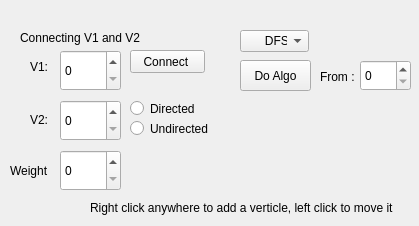
<?xml version="1.0" encoding="UTF-8"?>
<ui version="4.0">
 <class>Form</class>
 <widget class="QWidget" name="Form">
  <property name="geometry">
   <rect>
    <x>0</x>
    <y>0</y>
    <width>419</width>
    <height>226</height>
   </rect>
  </property>
  <property name="windowTitle">
   <string>Form</string>
  </property>
  <widget class="QSpinBox" name="V1">
   <property name="geometry">
    <rect>
     <x>60</x>
     <y>50</y>
     <width>61</width>
     <height>41</height>
    </rect>
   </property>
  </widget>
  <widget class="QSpinBox" name="V2">
   <property name="geometry">
    <rect>
     <x>60</x>
     <y>100</y>
     <width>61</width>
     <height>41</height>
    </rect>
   </property>
  </widget>
  <widget class="QPushButton" name="addEdge">
   <property name="geometry">
    <rect>
     <x>130</x>
     <y>50</y>
     <width>75</width>
     <height>23</height>
    </rect>
   </property>
   <property name="text">
    <string>Connect </string>
   </property>
  </widget>
  <widget class="QLabel" name="label">
   <property name="geometry">
    <rect>
     <x>30</x>
     <y>60</y>
     <width>47</width>
     <height>13</height>
    </rect>
   </property>
   <property name="text">
    <string>V1:</string>
   </property>
  </widget>
  <widget class="QLabel" name="label_2">
   <property name="geometry">
    <rect>
     <x>30</x>
     <y>110</y>
     <width>47</width>
     <height>20</height>
    </rect>
   </property>
   <property name="text">
    <string>V2:</string>
   </property>
  </widget>
  <widget class="QSpinBox" name="weight">
   <property name="geometry">
    <rect>
     <x>60</x>
     <y>150</y>
     <width>61</width>
     <height>41</height>
    </rect>
   </property>
  </widget>
  <widget class="QLabel" name="label_3">
   <property name="geometry">
    <rect>
     <x>10</x>
     <y>160</y>
     <width>41</width>
     <height>21</height>
    </rect>
   </property>
   <property name="text">
    <string>Weight  :</string>
   </property>
  </widget>
  <widget class="QSpinBox" name="fromver">
   <property name="geometry">
    <rect>
     <x>360</x>
     <y>60</y>
     <width>51</width>
     <height>31</height>
    </rect>
   </property>
  </widget>
  <widget class="QLabel" name="label_4">
   <property name="geometry">
    <rect>
     <x>320</x>
     <y>70</y>
     <width>47</width>
     <height>13</height>
    </rect>
   </property>
   <property name="text">
    <string>From :</string>
   </property>
  </widget>
  <widget class="QRadioButton" name="directed">
   <property name="geometry">
    <rect>
     <x>130</x>
     <y>100</y>
     <width>82</width>
     <height>17</height>
    </rect>
   </property>
   <property name="text">
    <string>Directed</string>
   </property>
  </widget>
  <widget class="QRadioButton" name="undirected">
   <property name="geometry">
    <rect>
     <x>130</x>
     <y>120</y>
     <width>82</width>
     <height>17</height>
    </rect>
   </property>
   <property name="text">
    <string>Undirected</string>
   </property>
  </widget>
  <widget class="QLabel" name="label_5">
   <property name="geometry">
    <rect>
     <x>20</x>
     <y>30</y>
     <width>121</width>
     <height>16</height>
    </rect>
   </property>
   <property name="text">
    <string>Connecting V1 and V2</string>
   </property>
  </widget>
  <widget class="QLabel" name="label_6">
   <property name="geometry">
    <rect>
     <x>90</x>
     <y>200</y>
     <width>311</width>
     <height>16</height>
    </rect>
   </property>
   <property name="text">
    <string>Right click anywhere to add a verticle, left click to move it</string>
   </property>
  </widget>
  <widget class="QComboBox" name="algo">
   <property name="geometry">
    <rect>
     <x>240</x>
     <y>30</y>
     <width>69</width>
     <height>22</height>
    </rect>
   </property>
   <item>
    <property name="text">
     <string>      DFS</string>
    </property>
   </item>
   <item>
    <property name="text">
     <string>      BFS</string>
    </property>
   </item>
  </widget>
  <widget class="QPushButton" name="doalgo">
   <property name="geometry">
    <rect>
     <x>240</x>
     <y>60</y>
     <width>71</width>
     <height>31</height>
    </rect>
   </property>
   <property name="text">
    <string>Do Algo</string>
   </property>
  </widget>
  <widget class="QLabel" name="label_7">
   <property name="geometry">
    <rect>
     <x>240</x>
     <y>110</y>
     <width>47</width>
     <height>13</height>
    </rect>
   </property>
   <property name="text">
    <string/>
   </property>
  </widget>
  <widget class="QLabel" name="display">
   <property name="geometry">
    <rect>
     <x>240</x>
     <y>120</y>
     <width>151</width>
     <height>51</height>
    </rect>
   </property>
   <property name="text">
    <string/>
   </property>
  </widget>
 </widget>
 <resources/>
 <connections/>
 <slots>
  <slot>doBFS()</slot>
 </slots>
</ui>
